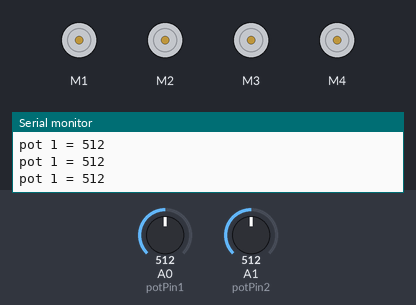
Bench run of a sketch on a simulated Arduino Uno, built with avr-gcc and run on an emulated ATmega328P. Parts: 4 × DC motor (green arrow = forward, orange = backward, longer = faster), the last lines printed to the serial monitor. The inputs (shaded band) are chosen by the test bench; at power-on: A0 (potPin1) = 512, A1 (potPin2) = 512.

Above: at 1.2 s.
1.3 s: A0 (potPin1) set to 535
4.3 s: A0 (potPin1) set to 557
At 5.0 s:
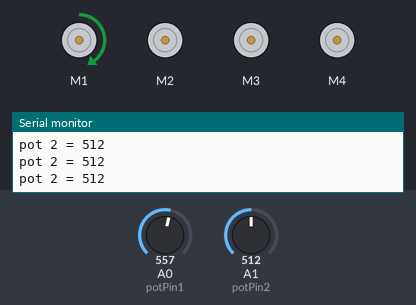
6.0 s: A1 (potPin2) set to 488
At 7.2 s:
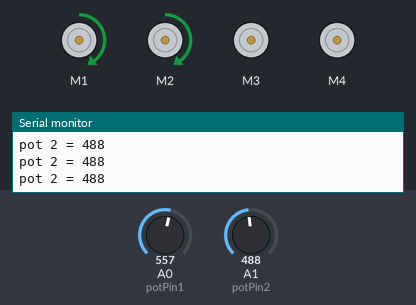
7.5 s: A0 (potPin1) set to 540
At 8.6 s:
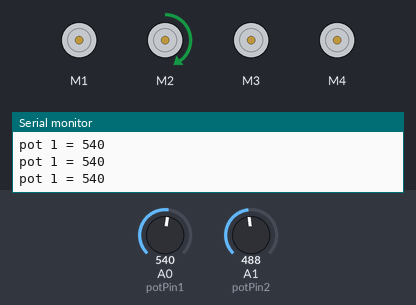
9.1 s: A0 (potPin1) set to 560
At 9.9 s:
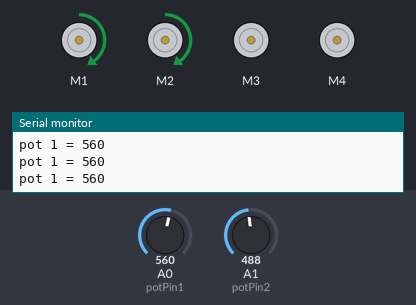
10.6 s: A0 (potPin1) set to 511
At 11.7 s:
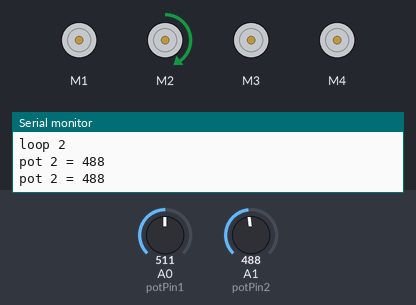
Timing chart, 0 to 13.6 s (numbered marks = the images above; inputs shaded):
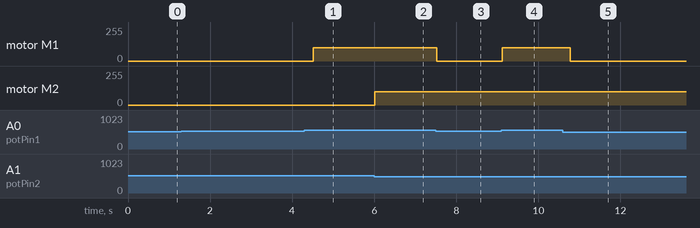

The sketch:

clawclose_motor2up_indep.ino
```cpp
#include <AFMotor.h>

AF_DCMotor motor1(1);
AF_DCMotor motor2(2);
AF_DCMotor motor3(3);
AF_DCMotor motor4(4);

int potPin1 = 0;
int potPin2 = 1;
int potPin3 = 2;
int potPin4 = 3;

int val1 = 0;
int val2 = 0;
int val3 = 0;
int val4 = 0;
int i,j,k,l;

void setup()
{
  Serial.begin(9600);

  motor1.setSpeed(100);
  motor2.setSpeed(100);
  motor3.setSpeed(180);
  motor4.setSpeed(150);

  motor1.run(RELEASE);
  motor2.run(RELEASE);
  motor3.run(RELEASE);
  motor4.run(RELEASE);

}

void loop()
{
  Serial.println("beginning");
  Serial.println("loop 1");
  //iterations of i are the number of seconds it polls the pots for
  for(i=0;i<20;i++) //close claw
  {
    val1 = analogRead(potPin1);
    Serial.print("pot 1 = ");
    Serial.println(val1);
    if(val1>550) //420, 500 is around tool size, 470 is fully closed
    {
      motor1.run(FORWARD);
    }
    else
    {
      motor1.run(BACKWARD);
      //delay(10);          //run motor in opposite direction for a split second to make clean stop
      motor1.run(RELEASE);
    }
    //delay(1000);
  }

  //Serial.println("delay 1");
  //motor1.run(RELEASE);
  //delay(7000);

  Serial.println("loop 2");
  for(j=0;j<20;j++)
  {
    val2 = analogRead(potPin2);
    Serial.print("pot 2 = ");
    Serial.println(val2);
    if(val2<500)
    {
      motor2.run(FORWARD);
    }
    else
    {
      motor2.run(BACKWARD);
      //delay(10);
      motor2.run(RELEASE);
    }
    //delay(1000);
  }

  //Serial.println("delay 2");
  //motor2.run(RELEASE);
  //delay(7000);
  /*
  Serial.println("loop 3");
  for(k=0;k<20;k++)
  {
    val3 = analogRead(potPin3);
    Serial.print("pot 3 = ");
    Serial.println(val3);
    if(val3<400)
    {
      motor3.run(BACKWARD); //up
    }
    else
    {
      motor3.run(FORWARD);
      delay(200);
      motor3.run(RELEASE);
    }
    //delay(1000);
  }

  //Serial.println("delay 3");
  //motor3.run(RELEASE);
  //delay(7000);

  Serial.println("loop 4");
  for(l=0;l<20;l++)
  {
    val4 = analogRead(potPin4);
    Serial.print("pot 4 = ");
    Serial.println(val4);
    if(val4>500)
    {
      motor4.run(FORWARD);
    }
    else
    {
      motor4.run(BACKWARD);
      delay(200);
      motor4.run(RELEASE);
    }
    //delay(1000);
  }

  //Serial.println("delay 4");
  //motor4.run(RELEASE);
  //delay(7000);
  */
}
```

Measured:
- the behaviour switches between 550 and 551 on A0 (potPin1) (found by bisection; images 0 and 1)
- the behaviour switches between 500 and 499 on A1 (potPin2) (found by bisection; images 1 and 2)
- after the input at 4.3 s, motor M1: stopped → forward 100/255 after 0.22 s
- after the input at 6.0 s, motor M2: stopped → forward 100/255 at once
- after the input at 7.5 s, motor M1: forward 100/255 → stopped at once
- after the input at 9.1 s, motor M1: stopped → forward 100/255 at once
- after the input at 10.6 s, motor M1: forward 100/255 → stopped after 0.18 s
